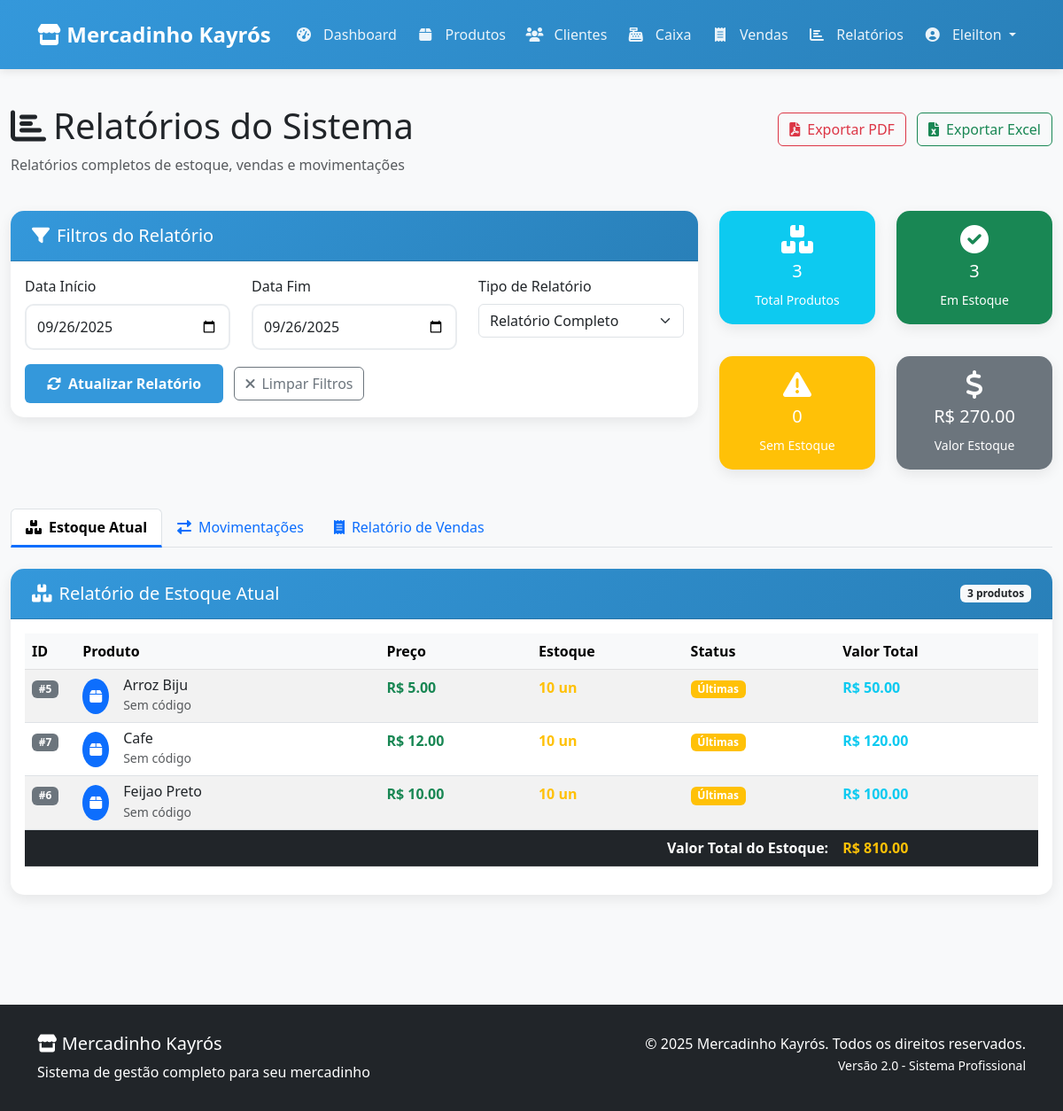
The page /relatorios (signed in) on the database as committed earlier.
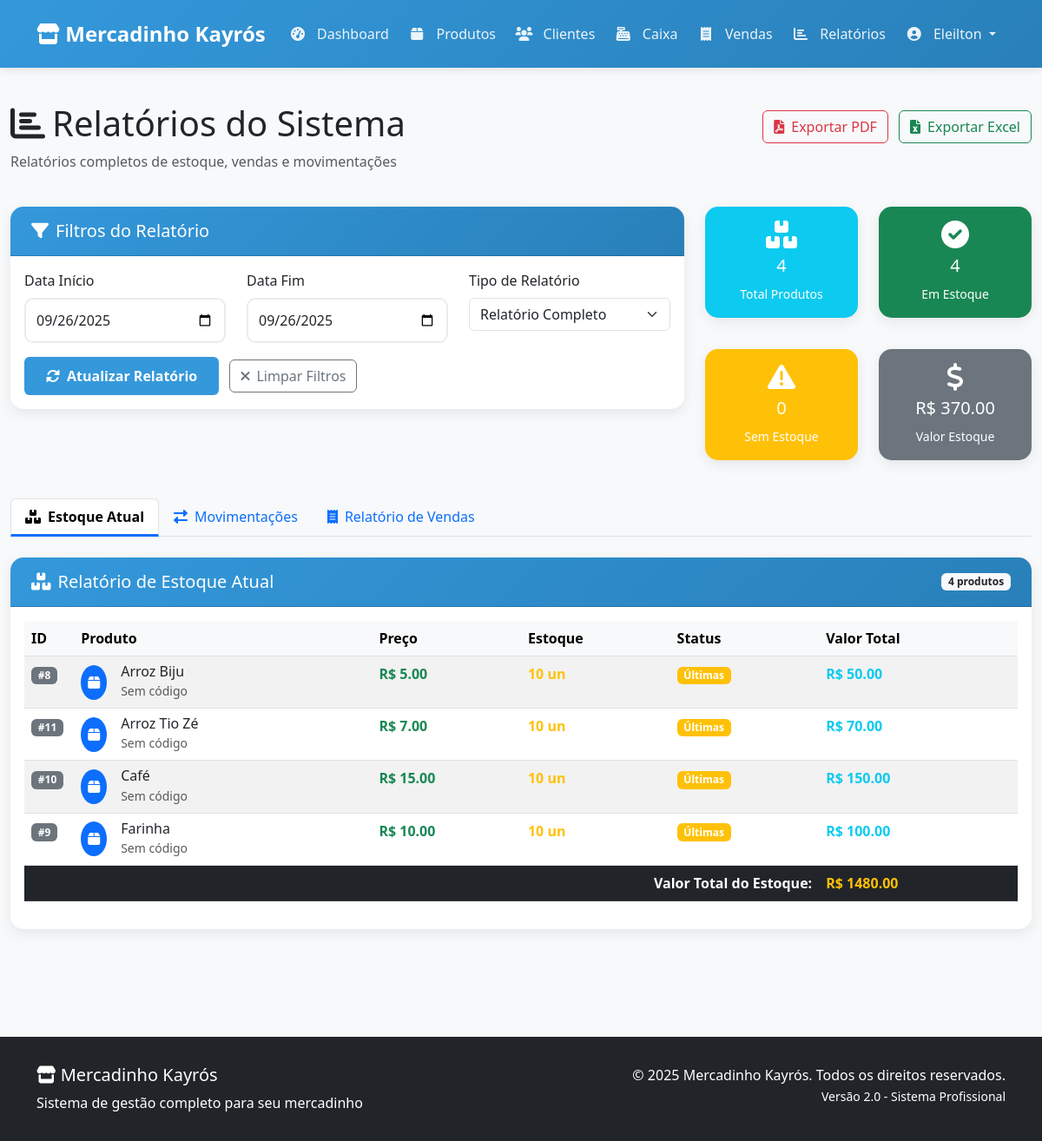
The same page on the database as committed later.
### tables this page shows
CREATE TABLE produtos (
        id INTEGER PRIMARY KEY AUTOINCREMENT,
        nome TEXT NOT NULL,
        preco REAL NOT NULL,
        quantidade INTEGER NOT NULL,
        codigo_barras TEXT UNIQUE
    );

### app.py (the view)
@app.route('/relatorios')
@login_required
def relatorios():
    try:
        relatorio_estoque = db.get_relatorio_estoque()
        relatorio_movimentacao = db.get_relatorio_movimentacao_estoque()
        estatisticas = db.get_estatisticas_gerais()
        return render_template('relatorios.html',
                             estoque=relatorio_estoque,
                             movimentacoes=relatorio_movimentacao,
                             estatisticas=estatisticas)
    except Exception as e:
        flash('Erro ao carregar relatórios.', 'danger')
        return render_template('relatorios.html', estoque=[], movimentacoes=[], estatisticas={})

### app.py (called while the page is built)
@login_manager.user_loader
def load_user(user_id):
    try:
        return db.get_user_by_id(int(user_id))
    except (ValueError, TypeError):
        return None

@app.before_request
def before_request():
    if request.method == 'POST':
        for key, value in request.form.items():
            if len(str(value)) > 1000:
                flash('Dados enviados são muito grandes!', 'danger')
                return redirect(url_for('index'))

@app.context_processor
def inject_template_vars():
    return {
        'current_year': datetime.utcnow().year,
        'current_user': current_user
    }

### logica_banco.py (called while the page is built)
def get_user_by_id(user_id):
    db = DatabaseManager()
    if not db.connect():
        return None
    user_data = db.fetch_one("SELECT * FROM usuarios WHERE id = ?", (user_id,))
    db.disconnect()
    if user_data:
        return User(
            id=user_data['id'],
            username=user_data['username'],
            password_hash=user_data['password_hash']
        )
    return None

def get_relatorio_estoque():
    return listar_produtos()  # Já convertido para dicionários

    def disconnect(self):
        if self.conn:
            self.conn.close()

### templates/relatorios.html (shortened to what the changed rows need)
{% extends "base.html" %}
{% block content %}
<div class="container-fluid py-4">
    <div class="row mb-4">
        <div class="col-12">
            <div class="d-flex justify-content-between align-items-center">
                <h1><i class="fas fa-chart-bar me-2"></i>Relatórios do Sistema</h1>
            </div>
        </div>
    </div>
    <div class="row mb-4">
        <div class="col-md-4">
            <div class="row">
                <div class="col-6 mb-3">
                    <div class="card bg-info text-white">
                        <div class="card-body text-center py-3">
                            <i class="fas fa-boxes fa-2x mb-2"></i>
                            <h5>{{ estatisticas.total_produtos or 0 }}</h5>
                            <small>Total Produtos</small>
                        </div>
                    </div>
                </div>
                <div class="col-6 mb-3">
                    <div class="card bg-success text-white">
                        <div class="card-body text-center py-3">
                            <i class="fas fa-check-circle fa-2x mb-2"></i>
                            <h5>{{ estatisticas.produtos_estoque or 0 }}</h5>
                            <small>Em Estoque</small>
                        </div>
                    </div>
                </div>
                <div class="col-6">
                    <div class="card bg-secondary text-white">
                        <div class="card-body text-center py-3">
                            <i class="fas fa-dollar-sign fa-2x mb-2"></i>
                            <h5>R$ {{ "%.2f"|format(estatisticas.valor_estoque or 0) }}</h5>
                            <small>Valor Estoque</small>
                        </div>
                    </div>
                </div>
            </div>
        </div>
    </div>
    <div class="tab-content" id="relatoriosContent">
        <div class="tab-pane fade show active" id="estoque" role="tabpanel">
            <div class="card">
                <div class="card-header bg-success text-white d-flex justify-content-between align-items-center">
                    <h5 class="mb-0"><i class="fas fa-boxes me-2"></i>Relatório de Estoque Atual</h5>
                    <span class="badge bg-light text-dark">{{ estoque|length }} produtos</span>
                </div>
                <div class="card-body">
                    {% if estoque %}
                    <div class="table-responsive">
                        <table class="table table-hover table-striped" id="tabela-estoque">
                            <thead class="table-light">
                                <tr>
                                    <th width="5%">ID</th>
                                    <th width="30%">Produto</th>
                                    <th width="15%">Preço</th>
                                    <th width="15%">Estoque</th>
                                    <th width="15%">Status</th>
                                    <th width="20%">Valor Total</th>
                                </tr>
                            </thead>
                            <tbody>
                                {% for produto in estoque %}
                                <tr>
                                    <td><span class="badge bg-secondary">#{{ produto.id }}</span></td>
                                    <td>
                                        <div class="d-flex align-items-center">
                                            <div class="bg-primary rounded-circle text-white p-2 me-3">
                                                <i class="fas fa-box"></i>
                                            </div>
                                            <div>
                                                <h6 class="mb-0">{{ produto.nome }}</h6>
                                                <small class="text-muted">{{ produto.codigo_barras or 'Sem código' }}</small>
                                            </div>
                                        </div>
                                    </td>
                                    <td class="fw-bold text-success">R$ {{ "%.2f"|format(produto.preco) }}</td>
                                    <td>
                                        <span class="fw-bold {% if produto.quantidade > 10 %}text-success{% elif produto.quantidade > 0 %}text-warning{% else %}text-danger{% endif %}">
                                            {{ produto.quantidade }} un
                                        </span>
                                    </td>
                                    <td>
                                        {% if produto.quantidade > 10 %}
                                        <span class="badge bg-success">Disponível</span>
                                        {% elif produto.quantidade > 0 %}
                                        <span class="badge bg-warning">Últimas</span>
                                        {% else %}
                                        <span class="badge bg-danger">Esgotado</span>
                                        {% endif %}
                                    </td>
                                    <td class="fw-bold text-info">R$ {{ "%.2f"|format(produto.preco * produto.quantidade) }}</td>
                                </tr>
                                {% endfor %}
                            </tbody>
                            <tfoot class="table-dark">
                                <tr>
                                    <td colspan="5" class="text-end"><strong>Valor Total do Estoque:</strong></td>
                                    <td class="fw-bold text-warning">
                                        R$ {{ "%.2f"|format(estoque|sum(attribute='preco') * estoque|sum(attribute='quantidade')) }}
                                    </td>
                                </tr>
                            </tfoot>
                        </table>
                    </div>
                    {% else %}
                    <div class="text-center py-5">
                        <i class="fas fa-box-open fa-4x text-muted mb-3"></i>
                        <h4 class="text-muted">Nenhum produto cadastrado</h4>
                        <p class="text-muted">Não há produtos para exibir no relatório de estoque.</p>
                    </div>
                    {% endif %}
                </div>
            </div>
        </div>
    </div>
</div>
{% endblock %}

Rows that differ between the two databases and show on the page:
removed produtos: id "5", nome "Arroz Biju", codigo_barras "Sem código", preco "5.00", quantidade "10", shows "Últimas", produto.preco*produto.quantidade "50.00"
removed produtos: id "7", nome "Cafe", codigo_barras "Sem código", preco "12.00", quantidade "10", shows "Últimas", produto.preco*produto.quantidade "120.00"
removed produtos: id "6", nome "Feijao Preto", codigo_barras "Sem código", preco "10.00", quantidade "10", shows "Últimas", produto.preco*produto.quantidade "100.00"
added produtos: id "8", nome "Arroz Biju", codigo_barras "Sem código", preco "5.00", quantidade "10", shows "Últimas", produto.preco*produto.quantidade "50.00"
added produtos: id "11", nome "Arroz Tio Zé", codigo_barras "Sem código", preco "7.00", quantidade "10", shows "Últimas", produto.preco*produto.quantidade "70.00"
added produtos: id "10", nome "Café", codigo_barras "Sem código", preco "15.00", quantidade "10", shows "Últimas", produto.preco*produto.quantidade "150.00"
added produtos: id "9", nome "Farinha", codigo_barras "Sem código", preco "10.00", quantidade "10", shows "Últimas", produto.preco*produto.quantidade "100.00"
Other text that changed with them:
{{ estatisticas.total_produtos or 0 }}: "3" → "4"
{{ estatisticas.produtos_estoque or 0 }}: "3" → "4"
{{ "%.2f"|format(estatisticas.valor_estoque or 0) }}: "270.00" → "370.00"
{{ estoque|length }}: "3" → "4"
text no longer shown: "810.00"
text now shown: "1480.00"
